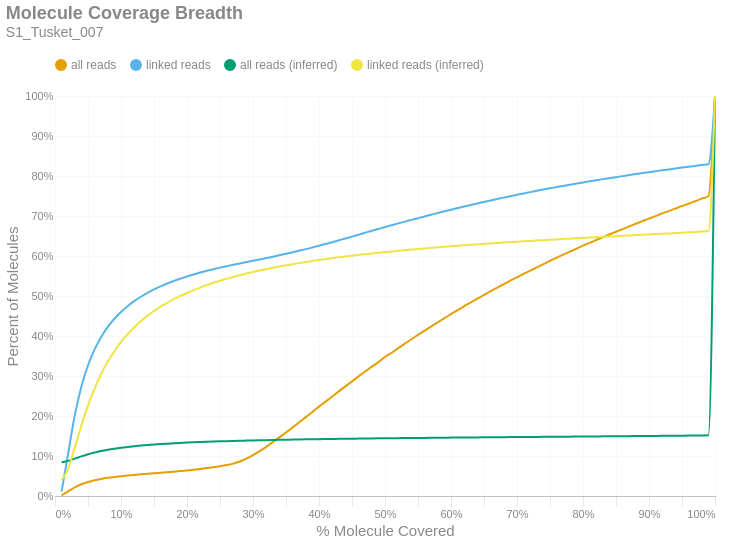

This figure's notebook cell:
### Markdown cell above
### Molecule Read Coverage
This chart shows molecule coverage breadth as computed by the number of bases aligned to that molecule. In other words, "*how much of each unique long molecule is actually sequenced/aligned?*" Keep in mind there is a distinction between sequences and alignments, since some sequences belonging to a particular molecule may not align well and wouldn't appear in the alignment data. This chart also shows molecule coverage breadth as computed by the *inferred fragment* from which the aligned sequences originate. Unlike read coverage, this calculation takes into account the total insert size, including unsequenced gaps between the forward and reverse reads. Like the previous figures, these are cumulative percents.

### Code cell
if SKIPLR:
    print_html(f"Skipped")
else:
    binned_df = consolidated_hist(valids['coverage_bp'], mask, 0.01, True)
    binned_df_inf = consolidated_hist(valids['coverage_inserts'], mask, 0.01, True)
    binned_df = binned_df.with_columns(pl.lit(binned_df_inf['all reads (cumsum)']).alias('all reads (inferred)'))
    binned_df = binned_df.with_columns(pl.lit(binned_df_inf['linked reads (cumsum)']).alias('linked reads (inferred)'))
    binned_df = binned_df.with_columns(
        (pl.col('bin').cast(pl.Float64) + 0.01).alias('right_edge')
    )

    with SafeRender(binned_df):
        (
            density_plot(binned_df, 'Molecule Coverage Breadth', samplename, 'molcov', ['all reads (inferred)','linked reads (inferred)'])
            .encode(
                #x=alt.X('bin:Q', title="% Molecule Covered").axis(format = '%').scale(padding=0),
                x=alt.X('right_edge:Q', title="% Molecule Covered").axis(format='%').scale(padding=0),
                y=alt.Y('value:Q', title='Percent of Molecules')
                    .axis(format='%')
                    .stack(False)
                    .scale(domainMin=0, padding=0),
                color=alt.Color("key:N").scale(domain = ["all reads", "linked reads", "all reads (inferred)", "linked reads (inferred)"]),
                tooltip = [
                    alt.Tooltip("key:N", title = "Data Type"),
                    alt.Tooltip("range_label:N", title="% Molecule Covered"),
                    alt.Tooltip("value:Q", format = ".2%", title="% Molecules")
                ]
            )
        ).display()

### Figure 1 — Vega-Lite specification as saved in the notebook (floating-point values rounded to 4 significant figures)
{"width": "container", "height": 400, "config": {"title": {"anchor": "start", "dy": -15, "fontSize": 18, "color": "#888888", "subtitleColor": "#888888", "subtitleFontSize": 14}, "arc": {"fill": "#0072B2"}, "axis": {"domainColor": "#888888", "domainWidth": 0.5, "gridWidth": 0.2, "grid": false, "titleFontWeight": 400, "titleFontSize": 15, "labelFontSize": 11, "labelColor": "#888888", "tickColor": "#888888", "tickWidth": 0.2, "titleColor": "#888888"}, "axisBand": {"grid": false}, "axisX": {"grid": true, "tickSize": 10, "domainCap": "round"}, "axisY": {"domain": false, "grid": true, "tickSize": 0, "domainCap": "round"}, "background": "transparent", "header": {"labelFontSize": 15, "labelColor": "#888888", "titleFontSize": 15, "titleFontWeight": 600, "titleColor": "#888888"}, "legend": {"labelFont": "sans-serif", "labelFontSize": 12, "labelColor": "#888888", "symbolSize": 100, "symbolType": "circle", "titleFontSize": 12, "titlePadding": 10, "titleColor": "#888888", "title": null, "orient": "top"}, "range": {"category": ["#E69F00", "#56B4E9", "#009E73", "#F0E442", "#0072B2", "#D55E00", "#CC79A7", "#000000"], "diverging": ["#cfe8f3", "#a2d4ec", "#73bfe2", "#46abdb", "#1696d2", "#12719e"]}, "area": {"fill": "#0072B2", "fillOpacity": 0.7, "line": true, "strokeOpacity": 0.7}, "line": {"color": "#0072B2", "stroke": "#0072B2", "strokeWidth": 2}, "trail": {"color": "#0072B2", "stroke": "#0072B2", "strokeWidth": 0, "size": 1}, "point": {"filled": true, "fillOpacity": 1.0, "size": 95}, "text": {"color": "#888888", "fontSize": 11, "align": "right", "fontWeight": 400, "size": 11}, "bar": {"fill": "#0072B2", "stroke": null}, "view": {"stroke": null, "continuousWidth": 660, "continuousHeight": 400}}, "data": {"name": "data-6f563a23fba6fccd864bc43ca99a167e"}, "mark": {"type": "line", "interpolate": "monotone", "point": {"opacity": 0, "size": 275}}, "encoding": {"color": {"field": "key", "scale": {"domain": ["all reads", "linked reads", "all reads (inferred)", "linked reads (inferred)"]}, "type": "nominal"}, "tooltip": [{"field": "key", "title": "Data Type", "type": "nominal"}, {"field": "range_label", "title": "% Molecule Covered", "type": "nominal"}, {"field": "value", "format": ".2%", "title": "% Molecules", "type": "quantitative"}], "x": {"axis": {"format": "%"}, "field": "right_edge", "scale": {"padding": 0}, "title": "% Molecule Covered", "type": "quantitative"}, "y": {"axis": {"format": "%"}, "field": "value", "scale": {"domainMin": 0, "padding": 0}, "stack": false, "title": "Percent of Molecules", "type": "quantitative"}}, "params": [{"name": "param_c36ac31b6afebe62", "select": {"type": "point", "fields": ["key"]}, "bind": "legend"}], "title": {"text": "Molecule Coverage Breadth", "subtitle": "S1_Tusket_007"}, "transform": [{"fold": ["all reads (cumsum)", "linked reads (cumsum)", "all reads (inferred)", "linked reads (inferred)"]}, {"calculate": "replace(datum.key, ' (cumsum)', '')", "as": "key"}, {"filter": {"param": "param_c36ac31b6afebe62"}}], "usermeta": {"embedOptions": {"downloadFileName": "S1_Tusket_007.molcov"}}, "$schema": "https://vega.github.io/schema/vega-lite/v6.1.0.json", "datasets": {"data-6f563a23fba6fccd864bc43ca99a167e": [{"bin": "0.0", "interval": "0.0-0.01", "all reads": 0.001372, "linked reads": 0.01082, "all reads (cumsum)": 0.001372, "linked reads (cumsum)": 0.01082, "range_label": "0.0-0.01", "all reads (inferred)": 0.08458, "linked reads (inferred)": 0.03932, "right_edge": 0.01}, {"bin": "0.01", "interval": "0.01-0.02", "all reads": 0.01029, "linked reads": 0.09624, "all reads (cumsum)": 0.01166, "linked reads (cumsum)": 0.1071, "range_label": "0.01-0.02", "all reads (inferred)": 0.08783, "linked reads (inferred)": 0.06844, "right_edge": 0.02}, {"bin": "0.02", "interval": "0.02-0.03", "all reads": 0.01001, "linked reads": 0.09505, "all reads (cumsum)": 0.02168, "linked reads (cumsum)": 0.2021, "range_label": "0.02-0.03", "all reads (inferred)": 0.09336, "linked reads (inferred)": 0.121, "right_edge": 0.03}, {"bin": "0.03", "interval": "0.03-0.04", "all reads": 0.007644, "linked reads": 0.07161, "all reads (cumsum)": 0.02932, "linked reads (cumsum)": 0.2737, "range_label": "0.03-0.04", "all reads (inferred)": 0.09906, "linked reads (inferred)": 0.1758, "right_edge": 0.04}, {"bin": "0.04", "interval": "0.04-0.05", "all reads": 0.005663, "linked reads": 0.05307, "all reads (cumsum)": 0.03498, "linked reads (cumsum)": 0.3268, "range_label": "0.04-0.05", "all reads (inferred)": 0.1043, "linked reads (inferred)": 0.2258, "right_edge": 0.05}, {"bin": "0.05", "interval": "0.05-0.06", "all reads": 0.004294, "linked reads": 0.0398, "all reads (cumsum)": 0.03928, "linked reads (cumsum)": 0.3666, "range_label": "0.05-0.06", "all reads (inferred)": 0.1087, "linked reads (inferred)": 0.2688, "right_edge": 0.06}, {"bin": "0.06", "interval": "0.06-0.07", "all reads": 0.003366, "linked reads": 0.03113, "all reads (cumsum)": 0.04264, "linked reads (cumsum)": 0.3977, "range_label": "0.06-0.07", "all reads (inferred)": 0.1125, "linked reads (inferred)": 0.3052, "right_edge": 0.07}, {"bin": "0.07", "interval": "0.07-0.08", "all reads": 0.002742, "linked reads": 0.02508, "all reads (cumsum)": 0.04538, "linked reads (cumsum)": 0.4228, "range_label": "0.07-0.08", "all reads (inferred)": 0.1157, "linked reads (inferred)": 0.336, "right_edge": 0.08}, {"bin": "0.08", "interval": "0.08-0.09", "all reads": 0.002243, "linked reads": 0.02029, "all reads (cumsum)": 0.04763, "linked reads (cumsum)": 0.4431, "range_label": "0.08-0.09", "all reads (inferred)": 0.1184, "linked reads (inferred)": 0.362, "right_edge": 0.09}, {"bin": "0.09", "interval": "0.09-0.1", "all reads": 0.001934, "linked reads": 0.01689, "all reads (cumsum)": 0.04956, "linked reads (cumsum)": 0.46, "range_label": "0.09-0.1", "all reads (inferred)": 0.1208, "linked reads (inferred)": 0.385, "right_edge": 0.1}, {"bin": "0.1", "interval": "0.1-0.11", "all reads": 0.001713, "linked reads": 0.01461, "all reads (cumsum)": 0.05127, "linked reads (cumsum)": 0.4746, "range_label": "0.1-0.11", "all reads (inferred)": 0.1228, "linked reads (inferred)": 0.4045, "right_edge": 0.11}, {"bin": "0.11", "interval": "0.11-0.12", "all reads": 0.001512, "linked reads": 0.01255, "all reads (cumsum)": 0.05279, "linked reads (cumsum)": 0.4872, "range_label": "0.11-0.12", "all reads (inferred)": 0.1245, "linked reads (inferred)": 0.4214, "right_edge": 0.12}, {"bin": "0.12", "interval": "0.12-0.13", "all reads": 0.001386, "linked reads": 0.01093, "all reads (cumsum)": 0.05417, "linked reads (cumsum)": 0.4981, "range_label": "0.12-0.13", "all reads (inferred)": 0.1261, "linked reads (inferred)": 0.4368, "right_edge": 0.13}, {"bin": "0.13", "interval": "0.13-0.14", "all reads": 0.001285, "linked reads": 0.009708, "all reads (cumsum)": 0.05546, "linked reads (cumsum)": 0.5078, "range_label": "0.13-0.14", "all reads (inferred)": 0.1275, "linked reads (inferred)": 0.4502, "right_edge": 0.14}, {"bin": "0.14", "interval": "0.14-0.15", "all reads": 0.001224, "linked reads": 0.008637, "all reads (cumsum)": 0.05668, "linked reads (cumsum)": 0.5164, "range_label": "0.14-0.15", "all reads (inferred)": 0.1288, "linked reads (inferred)": 0.4624, "right_edge": 0.15}, {"bin": "0.15", "interval": "0.15-0.16", "all reads": 0.001255, "linked reads": 0.007761, "all reads (cumsum)": 0.05794, "linked reads (cumsum)": 0.5242, "range_label": "0.15-0.16", "all reads (inferred)": 0.1299, "linked reads (inferred)": 0.4734, "right_edge": 0.16}, {"bin": "0.16", "interval": "0.16-0.17", "all reads": 0.001353, "linked reads": 0.007022, "all reads (cumsum)": 0.05929, "linked reads (cumsum)": 0.5312, "range_label": "0.16-0.17", "all reads (inferred)": 0.1309, "linked reads (inferred)": 0.4828, "right_edge": 0.17}, {"bin": "0.17", "interval": "0.17-0.18", "all reads": 0.001446, "linked reads": 0.006358, "all reads (cumsum)": 0.06073, "linked reads (cumsum)": 0.5376, "range_label": "0.17-0.18", "all reads (inferred)": 0.1318, "linked reads (inferred)": 0.492, "right_edge": 0.18}, {"bin": "0.18", "interval": "0.18-0.19", "all reads": 0.001561, "linked reads": 0.005774, "all reads (cumsum)": 0.06229, "linked reads (cumsum)": 0.5434, "range_label": "0.18-0.19", "all reads (inferred)": 0.1327, "linked reads (inferred)": 0.5001, "right_edge": 0.19}, {"bin": "0.19", "interval": "0.19-0.2", "all reads": 0.001711, "linked reads": 0.005496, "all reads (cumsum)": 0.06401, "linked reads (cumsum)": 0.5488, "range_label": "0.19-0.2", "all reads (inferred)": 0.1334, "linked reads (inferred)": 0.5075, "right_edge": 0.2}, {"bin": "0.2", "interval": "0.2-0.21", "all reads": 0.001799, "linked reads": 0.005061, "all reads (cumsum)": 0.06581, "linked reads (cumsum)": 0.5539, "range_label": "0.2-0.21", "all reads (inferred)": 0.1342, "linked reads (inferred)": 0.5146, "right_edge": 0.21}, {"bin": "0.21", "interval": "0.21-0.22", "all reads": 0.00193, "linked reads": 0.004707, "all reads (cumsum)": 0.06774, "linked reads (cumsum)": 0.5586, "range_label": "0.21-0.22", "all reads (inferred)": 0.1349, "linked reads (inferred)": 0.5211, "right_edge": 0.22}, {"bin": "0.22", "interval": "0.22-0.23", "all reads": 0.002072, "linked reads": 0.00436, "all reads (cumsum)": 0.06981, "linked reads (cumsum)": 0.563, "range_label": "0.22-0.23", "all reads (inferred)": 0.1355, "linked reads (inferred)": 0.5273, "right_edge": 0.23}, {"bin": "0.23", "interval": "0.23-0.24", "all reads": 0.002269, "linked reads": 0.004075, "all reads (cumsum)": 0.07208, "linked reads (cumsum)": 0.5671, "range_label": "0.23-0.24", "all reads (inferred)": 0.1361, "linked reads (inferred)": 0.5329, "right_edge": 0.24}, {"bin": "0.24", "interval": "0.24-0.25", "all reads": 0.00246, "linked reads": 0.003925, "all reads (cumsum)": 0.07454, "linked reads (cumsum)": 0.571, "range_label": "0.24-0.25", "all reads (inferred)": 0.1366, "linked reads (inferred)": 0.5382, "right_edge": 0.25}, {"bin": "0.25", "interval": "0.25-0.26", "all reads": 0.0028, "linked reads": 0.003623, "all reads (cumsum)": 0.07734, "linked reads (cumsum)": 0.5746, "range_label": "0.25-0.26", "all reads (inferred)": 0.1372, "linked reads (inferred)": 0.5431, "right_edge": 0.26}, {"bin": "0.26", "interval": "0.26-0.27", "all reads": 0.003609, "linked reads": 0.003453, "all reads (cumsum)": 0.08095, "linked reads (cumsum)": 0.5781, "range_label": "0.26-0.27", "all reads (inferred)": 0.1376, "linked reads (inferred)": 0.5476, "right_edge": 0.27}, {"bin": "0.27", "interval": "0.27-0.28", "all reads": 0.005259, "linked reads": 0.003421, "all reads (cumsum)": 0.08621, "linked reads (cumsum)": 0.5815, "range_label": "0.27-0.28", "all reads (inferred)": 0.1381, "linked reads (inferred)": 0.552, "right_edge": 0.28}, {"bin": "0.28", "interval": "0.28-0.29", "all reads": 0.007208, "linked reads": 0.003309, "all reads (cumsum)": 0.09341, "linked reads (cumsum)": 0.5848, "range_label": "0.28-0.29", "all reads (inferred)": 0.1385, "linked reads (inferred)": 0.556, "right_edge": 0.29}, {"bin": "0.29", "interval": "0.29-0.3", "all reads": 0.008717, "linked reads": 0.003302, "all reads (cumsum)": 0.1021, "linked reads (cumsum)": 0.5881, "range_label": "0.29-0.3", "all reads (inferred)": 0.1389, "linked reads (inferred)": 0.56, "right_edge": 0.3}, {"bin": "0.3", "interval": "0.3-0.31", "all reads": 0.009855, "linked reads": 0.003269, "all reads (cumsum)": 0.112, "linked reads (cumsum)": 0.5914, "range_label": "0.3-0.31", "all reads (inferred)": 0.1393, "linked reads (inferred)": 0.5637, "right_edge": 0.31}, {"bin": "0.31", "interval": "0.31-0.32", "all reads": 0.01092, "linked reads": 0.003529, "all reads (cumsum)": 0.1229, "linked reads (cumsum)": 0.5949, "range_label": "0.31-0.32", "all reads (inferred)": 0.1397, "linked reads (inferred)": 0.5671, "right_edge": 0.32}, {"bin": "0.32", "interval": "0.32-0.33", "all reads": 0.01164, "linked reads": 0.003379, "all reads (cumsum)": 0.1345, "linked reads (cumsum)": 0.5983, "range_label": "0.32-0.33", "all reads (inferred)": 0.14, "linked reads (inferred)": 0.5704, "right_edge": 0.33}, {"bin": "0.33", "interval": "0.33-0.34", "all reads": 0.01205, "linked reads": 0.003605, "all reads (cumsum)": 0.1466, "linked reads (cumsum)": 0.6019, "range_label": "0.33-0.34", "all reads (inferred)": 0.1404, "linked reads (inferred)": 0.5736, "right_edge": 0.34}, {"bin": "0.34", "interval": "0.34-0.35", "all reads": 0.01228, "linked reads": 0.00367, "all reads (cumsum)": 0.1589, "linked reads (cumsum)": 0.6055, "range_label": "0.34-0.35", "all reads (inferred)": 0.1407, "linked reads (inferred)": 0.5766, "right_edge": 0.35}, {"bin": "0.35", "interval": "0.35-0.36", "all reads": 0.01262, "linked reads": 0.003838, "all reads (cumsum)": 0.1715, "linked reads (cumsum)": 0.6094, "range_label": "0.35-0.36", "all reads (inferred)": 0.141, "linked reads (inferred)": 0.5796, "right_edge": 0.36}, {"bin": "0.36", "interval": "0.36-0.37", "all reads": 0.01283, "linked reads": 0.003847, "all reads (cumsum)": 0.1843, "linked reads (cumsum)": 0.6132, "range_label": "0.36-0.37", "all reads (inferred)": 0.1413, "linked reads (inferred)": 0.5825, "right_edge": 0.37}, {"bin": "0.37", "interval": "0.37-0.38", "all reads": 0.01288, "linked reads": 0.003916, "all reads (cumsum)": 0.1972, "linked reads (cumsum)": 0.6171, "range_label": "0.37-0.38", "all reads (inferred)": 0.1416, "linked reads (inferred)": 0.5851, "right_edge": 0.38}, {"bin": "0.38", "interval": "0.38-0.39", "all reads": 0.01294, "linked reads": 0.004279, "all reads (cumsum)": 0.2101, "linked reads (cumsum)": 0.6214, "range_label": "0.38-0.39", "all reads (inferred)": 0.1418, "linked reads (inferred)": 0.5876, "right_edge": 0.39}, {"bin": "0.39", "interval": "0.39-0.4", "all reads": 0.01327, "linked reads": 0.004423, "all reads (cumsum)": 0.2234, "linked reads (cumsum)": 0.6258, "range_label": "0.39-0.4", "all reads (inferred)": 0.1421, "linked reads (inferred)": 0.5902, "right_edge": 0.4}, {"bin": "0.4", "interval": "0.4-0.41", "all reads": 0.01262, "linked reads": 0.004223, "all reads (cumsum)": 0.236, "linked reads (cumsum)": 0.6301, "range_label": "0.4-0.41", "all reads (inferred)": 0.1424, "linked reads (inferred)": 0.5923, "right_edge": 0.41}, {"bin": "0.41", "interval": "0.41-0.42", "all reads": 0.01277, "linked reads": 0.004456, "all reads (cumsum)": 0.2488, "linked reads (cumsum)": 0.6345, "range_label": "0.41-0.42", "all reads (inferred)": 0.1426, "linked reads (inferred)": 0.5945, "right_edge": 0.42}, {"bin": "0.42", "interval": "0.42-0.43", "all reads": 0.01283, "linked reads": 0.004665, "all reads (cumsum)": 0.2616, "linked reads (cumsum)": 0.6392, "range_label": "0.42-0.43", "all reads (inferred)": 0.1428, "linked reads (inferred)": 0.5968, "right_edge": 0.43}, {"bin": "0.43", "interval": "0.43-0.44", "all reads": 0.01252, "linked reads": 0.004544, "all reads (cumsum)": 0.2742, "linked reads (cumsum)": 0.6437, "range_label": "0.43-0.44", "all reads (inferred)": 0.1431, "linked reads (inferred)": 0.5988, "right_edge": 0.44}, {"bin": "0.44", "interval": "0.44-0.45", "all reads": 0.0125, "linked reads": 0.004647, "all reads (cumsum)": 0.2867, "linked reads (cumsum)": 0.6484, "range_label": "0.44-0.45", "all reads (inferred)": 0.1433, "linked reads (inferred)": 0.6007, "right_edge": 0.45}, {"bin": "0.45", "interval": "0.45-0.46", "all reads": 0.01234, "linked reads": 0.004911, "all reads (cumsum)": 0.299, "linked reads (cumsum)": 0.6533, "range_label": "0.45-0.46", "all reads (inferred)": 0.1435, "linked reads (inferred)": 0.6026, "right_edge": 0.46}, {"bin": "0.46", "interval": "0.46-0.47", "all reads": 0.01212, "linked reads": 0.00483, "all reads (cumsum)": 0.3111, "linked reads (cumsum)": 0.6581, "range_label": "0.46-0.47", "all reads (inferred)": 0.1437, "linked reads (inferred)": 0.6046, "right_edge": 0.47}, {"bin": "0.47", "interval": "0.47-0.48", "all reads": 0.01218, "linked reads": 0.004958, "all reads (cumsum)": 0.3233, "linked reads (cumsum)": 0.6631, "range_label": "0.47-0.48", "all reads (inferred)": 0.1439, "linked reads (inferred)": 0.6065, "right_edge": 0.48}, {"bin": "0.48", "interval": "0.48-0.49", "all reads": 0.01145, "linked reads": 0.004609, "all reads (cumsum)": 0.3347, "linked reads (cumsum)": 0.6677, "range_label": "0.48-0.49", "all reads (inferred)": 0.1441, "linked reads (inferred)": 0.6081, "right_edge": 0.49}, {"bin": "0.49", "interval": "0.49-0.5", "all reads": 0.01265, "linked reads": 0.004761, "all reads (cumsum)": 0.3474, "linked reads (cumsum)": 0.6724, "range_label": "0.49-0.5", "all reads (inferred)": 0.1443, "linked reads (inferred)": 0.6097, "right_edge": 0.5}, {"bin": "0.5", "interval": "0.5-0.51", "all reads": 0.0106, "linked reads": 0.00438, "all reads (cumsum)": 0.358, "linked reads (cumsum)": 0.6768, "range_label": "0.5-0.51", "all reads (inferred)": 0.1445, "linked reads (inferred)": 0.6114, "right_edge": 0.51}, {"bin": "0.51", "interval": "0.51-0.52", "all reads": 0.01176, "linked reads": 0.004658, "all reads (cumsum)": 0.3697, "linked reads (cumsum)": 0.6815, "range_label": "0.51-0.52", "all reads (inferred)": 0.1446, "linked reads (inferred)": 0.613, "right_edge": 0.52}, {"bin": "0.52", "interval": "0.52-0.53", "all reads": 0.01115, "linked reads": 0.004492, "all reads (cumsum)": 0.3809, "linked reads (cumsum)": 0.686, "range_label": "0.52-0.53", "all reads (inferred)": 0.1448, "linked reads (inferred)": 0.6145, "right_edge": 0.53}, {"bin": "0.53", "interval": "0.53-0.54", "all reads": 0.01105, "linked reads": 0.004282, "all reads (cumsum)": 0.3919, "linked reads (cumsum)": 0.6903, "range_label": "0.53-0.54", "all reads (inferred)": 0.145, "linked reads (inferred)": 0.616, "right_edge": 0.54}, {"bin": "0.54", "interval": "0.54-0.55", "all reads": 0.01076, "linked reads": 0.00432, "all reads (cumsum)": 0.4027, "linked reads (cumsum)": 0.6946, "range_label": "0.54-0.55", "all reads (inferred)": 0.1451, "linked reads (inferred)": 0.6174, "right_edge": 0.55}, {"bin": "0.55", "interval": "0.55-0.56", "all reads": 0.01088, "linked reads": 0.004322, "all reads (cumsum)": 0.4136, "linked reads (cumsum)": 0.6989, "range_label": "0.55-0.56", "all reads (inferred)": 0.1453, "linked reads (inferred)": 0.6189, "right_edge": 0.56}, {"bin": "0.56", "interval": "0.56-0.57", "all reads": 0.01056, "linked reads": 0.004326, "all reads (cumsum)": 0.4241, "linked reads (cumsum)": 0.7032, "range_label": "0.56-0.57", "all reads (inferred)": 0.1455, "linked reads (inferred)": 0.6203, "right_edge": 0.57}, {"bin": "0.57", "interval": "0.57-0.58", "all reads": 0.01023, "linked reads": 0.004288, "all reads (cumsum)": 0.4344, "linked reads (cumsum)": 0.7075, "range_label": "0.57-0.58", "all reads (inferred)": 0.1456, "linked reads (inferred)": 0.6216, "right_edge": 0.58}, {"bin": "0.58", "interval": "0.58-0.59", "all reads": 0.01024, "linked reads": 0.00417, "all reads (cumsum)": 0.4446, "linked reads (cumsum)": 0.7117, "range_label": "0.58-0.59", "all reads (inferred)": 0.1458, "linked reads (inferred)": 0.6231, "right_edge": 0.59}, {"bin": "0.59", "interval": "0.59-0.6", "all reads": 0.01024, "linked reads": 0.004033, "all reads (cumsum)": 0.4549, "linked reads (cumsum)": 0.7157, "range_label": "0.59-0.6", "all reads (inferred)": 0.146, "linked reads (inferred)": 0.6244, "right_edge": 0.6}, {"bin": "0.6", "interval": "0.6-0.61", "all reads": 0.009658, "linked reads": 0.004102, "all reads (cumsum)": 0.4645, "linked reads (cumsum)": 0.7198, "range_label": "0.6-0.61", "all reads (inferred)": 0.1461, "linked reads (inferred)": 0.6256, "right_edge": 0.61}, {"bin": "0.61", "interval": "0.61-0.62", "all reads": 0.00998, "linked reads": 0.003762, "all reads (cumsum)": 0.4745, "linked reads (cumsum)": 0.7236, "range_label": "0.61-0.62", "all reads (inferred)": 0.1463, "linked reads (inferred)": 0.6269, "right_edge": 0.62}, {"bin": "0.62", "interval": "0.62-0.63", "all reads": 0.009488, "linked reads": 0.003921, "all reads (cumsum)": 0.484, "linked reads (cumsum)": 0.7275, "range_label": "0.62-0.63", "all reads (inferred)": 0.1464, "linked reads (inferred)": 0.628, "right_edge": 0.63}, {"bin": "0.63", "interval": "0.63-0.64", "all reads": 0.009415, "linked reads": 0.003905, "all reads (cumsum)": 0.4934, "linked reads (cumsum)": 0.7314, "range_label": "0.63-0.64", "all reads (inferred)": 0.1465, "linked reads (inferred)": 0.6292, "right_edge": 0.64}, {"bin": "0.64", "interval": "0.64-0.65", "all reads": 0.009191, "linked reads": 0.003686, "all reads (cumsum)": 0.5026, "linked reads (cumsum)": 0.7351, "range_label": "0.64-0.65", "all reads (inferred)": 0.1467, "linked reads (inferred)": 0.6304, "right_edge": 0.65}, {"bin": "0.65", "interval": "0.65-0.66", "all reads": 0.009415, "linked reads": 0.003737, "all reads (cumsum)": 0.512, "linked reads (cumsum)": 0.7388, "range_label": "0.65-0.66", "all reads (inferred)": 0.1468, "linked reads (inferred)": 0.6315, "right_edge": 0.66}, {"bin": "0.66", "interval": "0.66-0.67", "all reads": 0.008864, "linked reads": 0.003645, "all reads (cumsum)": 0.5209, "linked reads (cumsum)": 0.7425, "range_label": "0.66-0.67", "all reads (inferred)": 0.147, "linked reads (inferred)": 0.6326, "right_edge": 0.67}, {"bin": "0.67", "interval": "0.67-0.68", "all reads": 0.008784, "linked reads": 0.00347, "all reads (cumsum)": 0.5296, "linked reads (cumsum)": 0.7459, "range_label": "0.67-0.68", "all reads (inferred)": 0.1471, "linked reads (inferred)": 0.6337, "right_edge": 0.68}, {"bin": "0.68", "interval": "0.68-0.69", "all reads": 0.008565, "linked reads": 0.003612, "all reads (cumsum)": 0.5382, "linked reads (cumsum)": 0.7496, "range_label": "0.68-0.69", "all reads (inferred)": 0.1472, "linked reads (inferred)": 0.6347, "right_edge": 0.69}, {"bin": "0.69", "interval": "0.69-0.7", "all reads": 0.008581, "linked reads": 0.003444, "all reads (cumsum)": 0.5468, "linked reads (cumsum)": 0.753, "range_label": "0.69-0.7", "all reads (inferred)": 0.1474, "linked reads (inferred)": 0.6359, "right_edge": 0.7}, {"bin": "0.7", "interval": "0.7-0.71", "all reads": 0.008374, "linked reads": 0.003341, "all reads (cumsum)": 0.5552, "linked reads (cumsum)": 0.7563, "range_label": "0.7-0.71", "all reads (inferred)": 0.1475, "linked reads (inferred)": 0.6368, "right_edge": 0.71}, {"bin": "0.71", "interval": "0.71-0.72", "all reads": 0.008263, "linked reads": 0.003356, "all reads (cumsum)": 0.5634, "linked reads (cumsum)": 0.7597, "range_label": "0.71-0.72", "all reads (inferred)": 0.1476, "linked reads (inferred)": 0.6378, "right_edge": 0.72}, {"bin": "0.72", "interval": "0.72-0.73", "all reads": 0.008274, "linked reads": 0.003173, "all reads (cumsum)": 0.5717, "linked reads (cumsum)": 0.7629, "range_label": "0.72-0.73", "all reads (inferred)": 0.1478, "linked reads (inferred)": 0.6387, "right_edge": 0.73}, {"bin": "0.73", "interval": "0.73-0.74", "all reads": 0.007935, "linked reads": 0.003193, "all reads (cumsum)": 0.5796, "linked reads (cumsum)": 0.7661, "range_label": "0.73-0.74", "all reads (inferred)": 0.1479, "linked reads (inferred)": 0.6396, "right_edge": 0.74}, {"bin": "0.74", "interval": "0.74-0.75", "all reads": 0.008365, "linked reads": 0.003296, "all reads (cumsum)": 0.588, "linked reads (cumsum)": 0.7694, "range_label": "0.74-0.75", "all reads (inferred)": 0.148, "linked reads (inferred)": 0.6406, "right_edge": 0.75}, {"bin": "0.75", "interval": "0.75-0.76", "all reads": 0.007669, "linked reads": 0.00294, "all reads (cumsum)": 0.5957, "linked reads (cumsum)": 0.7723, "range_label": "0.75-0.76", "all reads (inferred)": 0.1482, "linked reads (inferred)": 0.6415, "right_edge": 0.76}, {"bin": "0.76", "interval": "0.76-0.77", "all reads": 0.00763, "linked reads": 0.002877, "all reads (cumsum)": 0.6033, "linked reads (cumsum)": 0.7752, "range_label": "0.76-0.77", "all reads (inferred)": 0.1483, "linked reads (inferred)": 0.6423, "right_edge": 0.77}, {"bin": "0.77", "interval": "0.77-0.78", "all reads": 0.007509, "linked reads": 0.002962, "all reads (cumsum)": 0.6108, "linked reads (cumsum)": 0.7781, "range_label": "0.77-0.78", "all reads (inferred)": 0.1484, "linked reads (inferred)": 0.6433, "right_edge": 0.78}, {"bin": "0.78", "interval": "0.78-0.79", "all reads": 0.007367, "linked reads": 0.002917, "all reads (cumsum)": 0.6182, "linked reads (cumsum)": 0.7811, "range_label": "0.78-0.79", "all reads (inferred)": 0.1485, "linked reads (inferred)": 0.6442, "right_edge": 0.79}, {"bin": "0.79", "interval": "0.79-0.8", "all reads": 0.007673, "linked reads": 0.002915, "all reads (cumsum)": 0.6258, "linked reads (cumsum)": 0.784, "range_label": "0.79-0.8", "all reads (inferred)": 0.1487, "linked reads (inferred)": 0.6451, "right_edge": 0.8}, {"bin": "0.8", "interval": "0.8-0.81", "all reads": 0.006959, "linked reads": 0.002657, "all reads (cumsum)": 0.6328, "linked reads (cumsum)": 0.7866, "range_label": "0.8-0.81", "all reads (inferred)": 0.1488, "linked reads (inferred)": 0.646, "right_edge": 0.81}, {"bin": "0.81", "interval": "0.81-0.82", "all reads": 0.007088, "linked reads": 0.002789, "all reads (cumsum)": 0.6399, "linked reads (cumsum)": 0.7894, "range_label": "0.81-0.82", "all reads (inferred)": 0.149, "linked reads (inferred)": 0.6469, "right_edge": 0.82}, {"bin": "0.82", "interval": "0.82-0.83", "all reads": 0.007025, "linked reads": 0.002747, "all reads (cumsum)": 0.6469, "linked reads (cumsum)": 0.7922, "range_label": "0.82-0.83", "all reads (inferred)": 0.1491, "linked reads (inferred)": 0.6478, "right_edge": 0.83}, {"bin": "0.83", "interval": "0.83-0.84", "all reads": 0.006927, "linked reads": 0.002465, "all reads (cumsum)": 0.6538, "linked reads (cumsum)": 0.7946, "range_label": "0.83-0.84", "all reads (inferred)": 0.1492, "linked reads (inferred)": 0.6486, "right_edge": 0.84}, {"bin": "0.84", "interval": "0.84-0.85", "all reads": 0.006714, "linked reads": 0.002494, "all reads (cumsum)": 0.6606, "linked reads (cumsum)": 0.7971, "range_label": "0.84-0.85", "all reads (inferred)": 0.1494, "linked reads (inferred)": 0.6495, "right_edge": 0.85}, {"bin": "0.85", "interval": "0.85-0.86", "all reads": 0.006742, "linked reads": 0.002563, "all reads (cumsum)": 0.6673, "linked reads (cumsum)": 0.7997, "range_label": "0.85-0.86", "all reads (inferred)": 0.1495, "linked reads (inferred)": 0.6504, "right_edge": 0.86}, {"bin": "0.86", "interval": "0.86-0.87", "all reads": 0.006655, "linked reads": 0.002615, "all reads (cumsum)": 0.674, "linked reads (cumsum)": 0.8023, "range_label": "0.86-0.87", "all reads (inferred)": 0.1496, "linked reads (inferred)": 0.6513, "right_edge": 0.87}, {"bin": "0.87", "interval": "0.87-0.88", "all reads": 0.006642, "linked reads": 0.002458, "all reads (cumsum)": 0.6806, "linked reads (cumsum)": 0.8048, "range_label": "0.87-0.88", "all reads (inferred)": 0.1498, "linked reads (inferred)": 0.6522, "right_edge": 0.88}, {"bin": "0.88", "interval": "0.88-0.89", "all reads": 0.006532, "linked reads": 0.002545, "all reads (cumsum)": 0.6871, "linked reads (cumsum)": 0.8073, "range_label": "0.88-0.89", "all reads (inferred)": 0.1499, "linked reads (inferred)": 0.6532, "right_edge": 0.89}, {"bin": "0.89", "interval": "0.89-0.9", "all reads": 0.006438, "linked reads": 0.00229, "all reads (cumsum)": 0.6936, "linked reads (cumsum)": 0.8096, "range_label": "0.89-0.9", "all reads (inferred)": 0.1501, "linked reads (inferred)": 0.654, "right_edge": 0.9}, {"bin": "0.9", "interval": "0.9-0.91", "all reads": 0.006046, "linked reads": 0.002377, "all reads (cumsum)": 0.6996, "linked reads (cumsum)": 0.812, "range_label": "0.9-0.91", "all reads (inferred)": 0.1502, "linked reads (inferred)": 0.6549, "right_edge": 0.91}, {"bin": "0.91", "interval": "0.91-0.92", "all reads": 0.006785, "linked reads": 0.002386, "all reads (cumsum)": 0.7064, "linked reads (cumsum)": 0.8144, "range_label": "0.91-0.92", "all reads (inferred)": 0.1504, "linked reads (inferred)": 0.6558, "right_edge": 0.92}, {"bin": "0.92", "interval": "0.92-0.93", "all reads": 0.005816, "linked reads": 0.00214, "all reads (cumsum)": 0.7122, "linked reads (cumsum)": 0.8165, "range_label": "0.92-0.93", "all reads (inferred)": 0.1505, "linked reads (inferred)": 0.6566, "right_edge": 0.93}, {"bin": "0.93", "interval": "0.93-0.94", "all reads": 0.006267, "linked reads": 0.002209, "all reads (cumsum)": 0.7185, "linked reads (cumsum)": 0.8187, "range_label": "0.93-0.94", "all reads (inferred)": 0.1507, "linked reads (inferred)": 0.6574, "right_edge": 0.94}, {"bin": "0.94", "interval": "0.94-0.95", "all reads": 0.006601, "linked reads": 0.00231, "all reads (cumsum)": 0.7251, "linked reads (cumsum)": 0.821, "range_label": "0.94-0.95", "all reads (inferred)": 0.1509, "linked reads (inferred)": 0.6582, "right_edge": 0.95}, {"bin": "0.95", "interval": "0.95-0.96", "all reads": 0.005436, "linked reads": 0.002196, "all reads (cumsum)": 0.7305, "linked reads (cumsum)": 0.8232, "range_label": "0.95-0.96", "all reads (inferred)": 0.151, "linked reads (inferred)": 0.6591, "right_edge": 0.96}, {"bin": "0.96", "interval": "0.96-0.97", "all reads": 0.006352, "linked reads": 0.002046, "all reads (cumsum)": 0.7369, "linked reads (cumsum)": 0.8253, "range_label": "0.96-0.97", "all reads (inferred)": 0.1512, "linked reads (inferred)": 0.6601, "right_edge": 0.97}, {"bin": "0.97", "interval": "0.97-0.98", "all reads": 0.006506, "linked reads": 0.002034, "all reads (cumsum)": 0.7434, "linked reads (cumsum)": 0.8273, "range_label": "0.97-0.98", "all reads (inferred)": 0.1515, "linked reads (inferred)": 0.6612, "right_edge": 0.98}, {"bin": "0.98", "interval": "0.98-0.99", "all reads": 0.006098, "linked reads": 0.002151, "all reads (cumsum)": 0.7495, "linked reads (cumsum)": 0.8294, "range_label": "0.98-0.99", "all reads (inferred)": 0.1517, "linked reads (inferred)": 0.6625, "right_edge": 0.99}, {"bin": "0.99", "interval": "0.99-1.0", "all reads": 0.2505, "linked reads": 0.1706, "all reads (cumsum)": 1.0, "linked reads (cumsum)": 1.0, "range_label": "0.99-1.0", "all reads (inferred)": 1.0, "linked reads (inferred)": 1.0, "right_edge": 1.0}]}}
